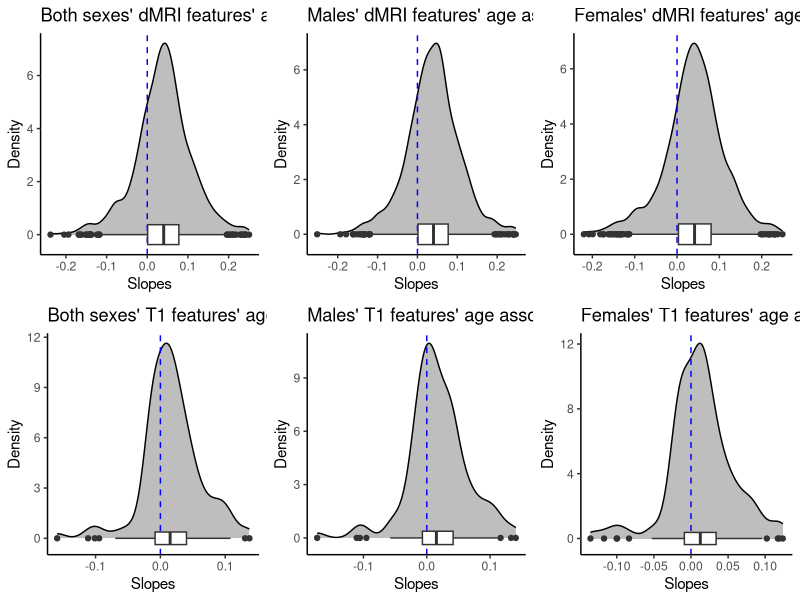
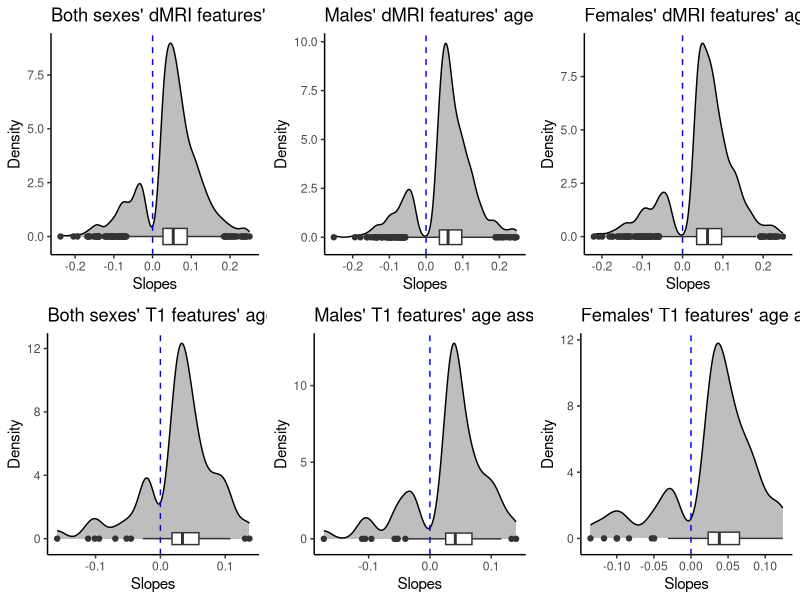

Here is the R script that generated these plots, in order:
# meta-stats for 
## a) regional L-R hemisphere differences in T1w and diffusion metrics
## b) age sensitivity

# load packages
library(dplyr)
library(ggplot2)
library(ggpubr)

# load data
#t1_diff = read.csv("/home/max/Documents/Projects/Brain_Age/Hemispheric_Brain_Age/export7/Hemi_T1w_features_diff.csv")
#dmri_diff = read.csv("/home/max/Documents/Projects/Brain_Age/Hemispheric_Brain_Age/export7/Hemi_dMRI_features_diff.csv")
#t1_age = read.csv("/home/max/Documents/Projects/Brain_Age/Hemispheric_Brain_Age/export7/Hemi_T1w_features_age_sens.csv")
#dmri_age = read.csv("/home/max/Documents/Projects/Brain_Age/Hemispheric_Brain_Age/export7/Hemi_dMRI_features_agesens.csv")
setwd("/Users/max/Documents/Projects/Hemi_brain_age/")
t1_LI = read.csv("Hemi_NEW_REGIONAL_LINEAR_LI_age_ass_T1_both_sexes.csv")
dmri_LI =  read.csv("Hemi_NEW_REGIONAL_LINEAR_LI_age_ass_dMRI_both_sexes.csv")
t1_LI_m = read.csv("Hemi_NEW_REGIONAL_LINEAR_LI_age_ass_T1_MALES.csv")
t1_LI_f= read.csv("Hemi_NEW_REGIONAL_LINEAR_LI_age_ass_T1_FEMALES.csv")
dmri_LI_m = read.csv("Hemi_NEW_REGIONAL_LINEAR_LI_age_ass_dMRI_MALES.csv")
dmri_LI_f = read.csv("Hemi_NEW_REGIONAL_LINEAR_LI_age_ass_dMRI_FEMALES.csv")
# # show distributions of effects
# ############# 1) for feature asymmetries
# ## T1w MRI
# t1_diff %>% filter(T1_p_adj < .05) %>% summarise(Mean = mean(T1_CohensD), SD = sd(T1_CohensD))
# ## diffusion MRI
# dmri_diff %>% filter(dMRI_p_adj < .05) %>% summarise(Mean = mean(dMRI_CohensD), SD = sd(dMRI_CohensD))
# ########### 2) for features' age-dependencies
# ## T1w MRI
# t1_age %>% filter(ps < .05) %>% summarise(Mean = mean(F_), SD = sd(F_))
# ## diffusion MRI
# dmri_age %>% filter(ps < .05) %>% summarise(Mean = mean(F_), SD = sd(F_))
########### 3) for LI age-dependencies
# estimate adjusted p-vals
t1_LI$p_adj = (2 * pnorm(-abs(t1_LI$t)))*nrow(t1_LI)
t1_LI_m$p_adj = (2 * pnorm(-abs(t1_LI_m$t)))*nrow(t1_LI_m)
t1_LI_f$p_adj = (2 * pnorm(-abs(t1_LI_f$t)))*nrow(t1_LI_f)
dmri_LI$p_adj = (2 * pnorm(-abs(dmri_LI$t)))*nrow(dmri_LI)
dmri_LI_m$p_adj = (2 * pnorm(-abs(dmri_LI_m$t)))*nrow(dmri_LI_m)
dmri_LI_f$p_adj = (2 * pnorm(-abs(dmri_LI_f$t)))*nrow(dmri_LI_f)

# show mean and SD of the effect sizes
t1_LI %>% filter(t1_LI$p_adj < .05) %>% summarise(Mean = mean(abs(beta)), SD = sd(abs(beta)))
dmri_LI %>% filter(dmri_LI$p_adj < .05) %>% summarise(Mean = mean(abs(beta)), SD = sd(abs(beta)))
#
# # focus on mean values only
# betas = c(0.026,.01,.068,0.018,.0250,.086,.102,.054,.022,.037,.022,.026,.027,.03,.052,.099,.083,.072,.04,.097,.056)
# mean(betas)
# sd(betas)
#
# Density plots for all slopes (incl non sig.) ####
# dMRI
dmri_both = ggplot(dmri_LI, aes(x=beta)) +
  geom_density(fill="gray")+
  geom_vline(aes(xintercept=0), color="blue",
             linetype="dashed")+
  labs(title="Both sexes' dMRI features' age associations",x="Slopes", y = "Density")+
  geom_boxplot() +   theme_classic()
dmri_m = ggplot(dmri_LI_m, aes(x=beta)) +
  geom_density(fill="gray")+
  geom_vline(aes(xintercept=0), color="blue",
             linetype="dashed")+
  labs(title="Males' dMRI features' age associations",x="Slopes", y = "Density")+
  geom_boxplot() +   theme_classic()
dmri_f = ggplot(dmri_LI_f, aes(x=beta)) +
  geom_density(fill="gray")+
  geom_vline(aes(xintercept=0), color="blue",
             linetype="dashed")+
  labs(title="Females' dMRI features' age associations",x="Slopes", y = "Density")+
  geom_boxplot() +   theme_classic()
# T1w
t1_both = ggplot(t1_LI, aes(x=beta)) +
  geom_density(fill="gray")+
  geom_vline(aes(xintercept=0), color="blue",
             linetype="dashed")+
  labs(title="Both sexes' T1 features' age associations",x="Slopes", y = "Density")+
  geom_boxplot() +   theme_classic()
t1_m = ggplot(t1_LI_m, aes(x=beta)) +
  geom_density(fill="gray")+
  geom_vline(aes(xintercept=0), color="blue",
             linetype="dashed")+
  labs(title="Males' T1 features' age associations",x="Slopes", y = "Density")+
  geom_boxplot() +   theme_classic()
t1_f = ggplot(t1_LI_f, aes(x=beta)) +
  geom_density(fill="gray")+
  geom_vline(aes(xintercept=0), color="blue",
             linetype="dashed")+
  labs(title="Females' T1 features' age associations",x="Slopes", y = "Density")+
  geom_boxplot() +   theme_classic()
uncorrected = ggarrange(dmri_both, dmri_m, dmri_f, t1_both, t1_m, t1_f)
ggsave('all_slopes.pdf', uncorrected, width = 17, height = 9 ) 

# Density plots for all slopes (incl ONLY sig.) ####
# dMRI
dmri_both = dmri_LI %>% filter(p_adj < .05) %>% ggplot(aes(x=beta)) +
  geom_density(fill="gray")+
  geom_vline(aes(xintercept=0), color="blue",
             linetype="dashed")+
  labs(title="Both sexes' dMRI features' age associations",x="Slopes", y = "Density")+
  geom_boxplot() +   theme_classic()

dmri_m = dmri_LI_m %>% filter(p_adj < .05) %>% ggplot(aes(x=beta)) +
  geom_density(fill="gray")+
  geom_vline(aes(xintercept=0), color="blue",
             linetype="dashed")+
  labs(title="Males' dMRI features' age associations",x="Slopes", y = "Density")+
  geom_boxplot() +   theme_classic()
dmri_f = dmri_LI_f %>% filter(p_adj < .05) %>% ggplot(aes(x=beta)) +
  geom_density(fill="gray")+
  geom_vline(aes(xintercept=0), color="blue",
             linetype="dashed")+
  labs(title="Females' dMRI features' age associations",x="Slopes", y = "Density")+
  geom_boxplot() +   theme_classic()
# T1w
t1_both = t1_LI %>% filter(p_adj < .05) %>% ggplot(aes(x=beta)) + 
  geom_density(fill="gray")+
  geom_vline(aes(xintercept=0), color="blue",
             linetype="dashed")+
  labs(title="Both sexes' T1 features' age associations",x="Slopes", y = "Density")+
  geom_boxplot() +   theme_classic()
t1_m = t1_LI_m %>% filter(p_adj < .05) %>% ggplot(aes(x=beta)) + 
  geom_density(fill="gray")+
  geom_vline(aes(xintercept=0), color="blue",
             linetype="dashed")+
  labs(title="Males' T1 features' age associations",x="Slopes", y = "Density")+
  geom_boxplot() +   theme_classic()
t1_f = t1_LI_f %>% filter(p_adj < .05) %>% ggplot(aes(x=beta)) + 
  geom_density(fill="gray")+
  geom_vline(aes(xintercept=0), color="blue",
             linetype="dashed")+
  labs(title="Females' T1 features' age associations",x="Slopes", y = "Density")+
  geom_boxplot() +   theme_classic()
corrected = ggarrange(dmri_both, dmri_m, dmri_f, t1_both, t1_m, t1_f)
ggsave('sig_slopes.pdf', corrected, width = 17, height = 9 ) 
